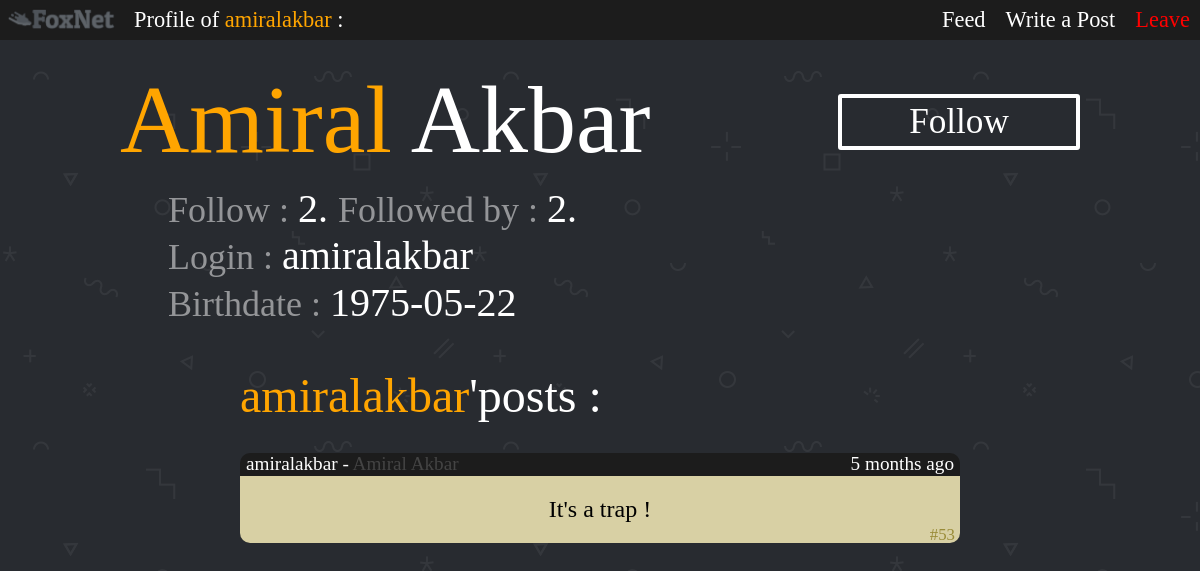
/FoxNet/profil.php?user=amiralakbar (signed in), run on the app's committed database.
### tables this page shows
CREATE TABLE `userdata` (
  `login` varchar(30) NOT NULL,
  `password` varchar(100) DEFAULT NULL,
  `firstName` varchar(30) DEFAULT NULL,
  `lastName` varchar(30) DEFAULT NULL,
  `birthdate` varchar(10) DEFAULT NULL
);

CREATE TABLE `posts` (
  `ID` int(4) NOT NULL,
  `author` varchar(20) NOT NULL,
  `date` varchar(16) NOT NULL,
  `content` varchar(300) NOT NULL
);

### FoxNet/profil.php (the view, shortened to what this page needs)
<?php
include_once 'connectDB.php';
include_once 'functionFeed.php';
if (isset($_GET["user"])) {
  $user = $_GET["user"];
  if ($_SESSION["user"] == $user) {
    $ownProfile = true;
  } else {
    $ownProfile = false;
  }
} else {
  $user = $_SESSION["user"];
  $ownProfile = true;
}
?>
<!DOCTYPE html>
<html lang="en" dir="ltr">
  <head>
    <link rel="stylesheet" href="css/master.css">
    <link rel="stylesheet" href="css/profil.css">
    <link rel="stylesheet" href="css/feed.css">
  </head>
  <body>
    <div class="header">
        <img src="img/BannerFullGrey.png" class="header">
        <span id="headerTitle">
      <?php
      if ($ownProfile) {
        echo 'Your <span style="color:orange">profile </span> :';
      } else {
        echo "Profile of ";
        echo '<span style="color:orange">'.$user.'</span> :';
      }
      ?></span>
      <a id="leave" href="disconnect.php">Leave</a>
      <a class="buttonHeader" href="addPost.php">Write a Post</a>
      <a class="buttonHeader" href="feed.php">Feed</a>
    </div>
    <div class="profil">
    <?
    if ($ownProfile) {
      $button = "none";
    } else {
      $self = $_SESSION['user'];
      $req = "SELECT * FROM `subs` WHERE subscriber = '$self' AND target = '$user'" ;
      $resultat = mysqli_query ($connec, $req);
      if ($ligne = mysqli_fetch_assoc($resultat)){
          $button = "unfollow";
      } else {
        $button = "follow";
      }
    }
    $req = "SELECT * FROM userdata WHERE login = '$user'";
    $resultat = mysqli_query($connec, $req);
    $ligne = mysqli_fetch_assoc($resultat);
    $birthDate = $ligne["birthdate"];
    echo '<div class="top">';
    echo '<span class="name">';
    echo '<span style="color:orange">'.$ligne["firstName"]."</span> ".$ligne["lastName"];
    echo "</span>";
    switch ($button) {
      case "follow":
        echo '<a class="buttonFollow" href="subscribe.php?target='.$user.'">Follow</a>';
        break;
    }
    $nbFollowers = 0;
    $req = " SELECT * FROM `subs` WHERE `target` = '$user' ";
    $resultat = mysqli_query($connec, $req);
      while ($ligne = mysqli_fetch_assoc($resultat)) {
        $nbFollowers++;
      }
    $nbFollowed = 0;
    $req = " SELECT * FROM `subs` WHERE `subscriber` = '$user' ";
    $resultat = mysqli_query($connec, $req);
      while ($ligne = mysqli_fetch_assoc($resultat)) {
        $nbFollowed++;
      }
    echo "<br>";
    echo '<span class="follow">';
    ?> <span class="info" onMouseOver="show('subscribers')" onMouseOut="hide('subscribers')">Follow : </span> <?php
    echo $nbFollowed.'.';
    ?> <span class="info" onMouseOver="show('followers')" onMouseOut="hide('followers')"> Followed by : </span> <?php
    echo $nbFollowers.'.';
    echo '<span id="subscribers">';
    echo '</span><br>';
    echo '<span class="info">'."Login : </span>".$user;
    echo '<br><span class="info">'."Birthdate : </span>".$birthDate;
    echo "</span><br>";
    echo '</div>';
    ?>
    </div>
    <div class="feed">
      <div class="feedType">
        <?php
        $req = "SELECT * FROM `posts` WHERE author = '$user' ORDER BY `posts`.`ID` DESC ";
        $resultat = mysqli_query($connec, $req);
        $ligne = mysqli_fetch_assoc($resultat);
        if (empty($ligne)){
          $none = " Nothing to show.";
        } else {
          $none = "";
        }
        if ($ownProfile) {
          echo 'My <span style="color:orange">posts</span> :';
        } else {
          echo '<span style="color:orange">'.$user.'</span>'."'posts :".$none;
        }
         ?>
      </div>
    <?
    $req = "SELECT * FROM `posts` WHERE author = '$user' ORDER BY `posts`.`ID` DESC ";
    $resultat = mysqli_query($connec, $req);
    while ($ligne = mysqli_fetch_assoc($resultat)){
      echo '<div class="post">';
      echo '<div class="titlePost">';
      echo '<span class="author">'.'<a class="authorLogin" href="profil.php?user='.$ligne["author"].'">'.$ligne["author"].'</a>'.' - <span class="fullName">'.getFullName($ligne["author"]).'</span>'.'</span>';
      echo '<span class="date">'.postDate($ligne["date"]).'</span>';
      echo "</div>";
      echo '<div class="content">'.transformePost($ligne["content"]);
      echo '<span class="id">';
      echo '#'.$ligne["ID"].'</span>';
      echo '</div>';
      echo "</div>";
    }
    ?>
</body>
</html>

### FoxNet/functionFeed.php (shortened to what this page needs)
<?php
function getFullName($username){
  include 'connectDB.php';
  $req = "SELECT * FROM userdata WHERE login = '$username'";
  $resultat = mysqli_query($connec, $req);
  $ligne = mysqli_fetch_assoc($resultat);
  return $ligne["firstName"]." ".$ligne["lastName"];
}
function pluriel($value){
  if ($value == 1 || $value == 0) {
    return "";
  } return "s";
}
function postDate($date){
  $year = substr($date, 0, 4);
  $month = substr($date, 5, 2);
  $day = substr($date, 8, 2);
  $hour = substr($date, 11, 2);
  $minute = substr($date, 14, 2);
  $currentDate = date("Y-m-d-H-i");
  $currentYear = substr($currentDate, 0, 4);
  $currentMonth = substr($currentDate, 5, 2);
  $currentDay = substr($currentDate, 8, 2);
  $currentHour = substr($currentDate, 11, 2);
  $currentMinute = substr($currentDate, 14, 2);
  $year = abs($currentYear - $year);
  $month = abs($currentMonth - $month);
  $day = abs($currentDay - $day);
  $hour = abs($currentHour - $hour);
  $minute = abs($currentMinute - $minute);
  if ($year == 0) {
    if ($month == 0) {
      if ($day == 0) {
        if ($hour == 0) {
          return $minute." minute".pluriel($minute)." ago";
        } else {
          return $hour." hour".pluriel($hour)." ago";
          }
      } else {
        return $day." day".pluriel($day)." ago";
        }
    } else {
      return $month." month".pluriel($month)." ago";
      }
  } else {
    return $year." year".pluriel($year)." ago";
    }
}
function transformePost($message){
  $lastChar = substr($message,-1, 1);
  return  '<span class="content">'.$message.'</span>';
}
?>

### FoxNet/css/master.css (style rules this page uses)
html { height: 100%; }
body { margin: 0; font-family: VT323; background-image: url(../img/footer-bg.png); background-position: 0px 0px; background-repeat: repeat-x-z; animation: animatedBackground 20s linear infinite; min-height: 100%; }
div.header { font-family: VT323; position: sticky; top: 0; height: 40px; width: 100%; background-color: #1c1c1c; z-index: 1000; }
img.header { width: 110px; margin: 7px; float: left; }
#headerTitle { float: left; display: block; color: white; text-align: center; padding: 7px 10px; font-size: 140%; }
#leave { box-sizing: border-box; height: 35px; float: right; display: block; color: red; text-align: center; padding: 7px 10px; text-decoration: none; font-size: 140%; }
.buttonHeader { box-sizing: border-box; float: right; display: block; color: white; text-align: center; padding: 7px 10px; text-decoration: none; font-size: 140%; }

### FoxNet/css/profil.css (style rules this page uses)
body { margin-bottom: 1%; }
div.top { padding: 0% 10%; margin-top: 2%; color: white; margin-top: 2%; }
span.name { font-size: 600%; }
span.follow { font-size: 250%; display: block; margin-left: 5%; margin-top: 1%; }
span.info { opacity: 0.5; font-size: 90%; }
a.buttonFollow { background-color: rgba(0, 0, 0, 0); padding: 4px 17px; text-align: center; text-decoration: none; font-size: 220%; border-radius: 3px; border: 4px solid white; width: 200px; float: right; position: relative; top: 30px; display: block; color: white; }

### FoxNet/css/feed.css (style rules this page uses)
.feed { font-size: 150%; color: white; text-align: center; }
.feedType { display: block; font-size: 200%; text-align: left; padding-left: 20%; margin-top: 2%; text-decoration: none; color: white; }
div.post { background-color: #1c1c1c; border-radius: 10px; color: black; width: 60%; margin: auto; margin-top: 30px; margin-bottom: 30px; }
div.titlePost { height: 23px; padding: 0px 6px; }
div.content { background-color: #d8d0a4; border-radius: 0px 0px 10px 10px; }
span.content { padding: 20px; display: block; }
span.author { float: left; font-size: 80%; color: white; }
.authorLogin { text-decoration: none; color: white; }
span.fullName { color: #444444; }
span.date { float: right; font-size: 80%; color: white; }
span.id { font-size: 70%; color: #998b37; float: right; position: relative; bottom: 18px; right: 5px; }

### data on the page
userdata: firstName "Amiral", lastName "Akbar", birthdate "1975-05-22"
posts: author "amiralakbar", author.lastName "Amiral Akbar", date "5 months ago", content "It's a trap !", ID "53"

### other printed values
$user "amiralakbar"
$nbFollowed "2"
$nbFollowers "2"
